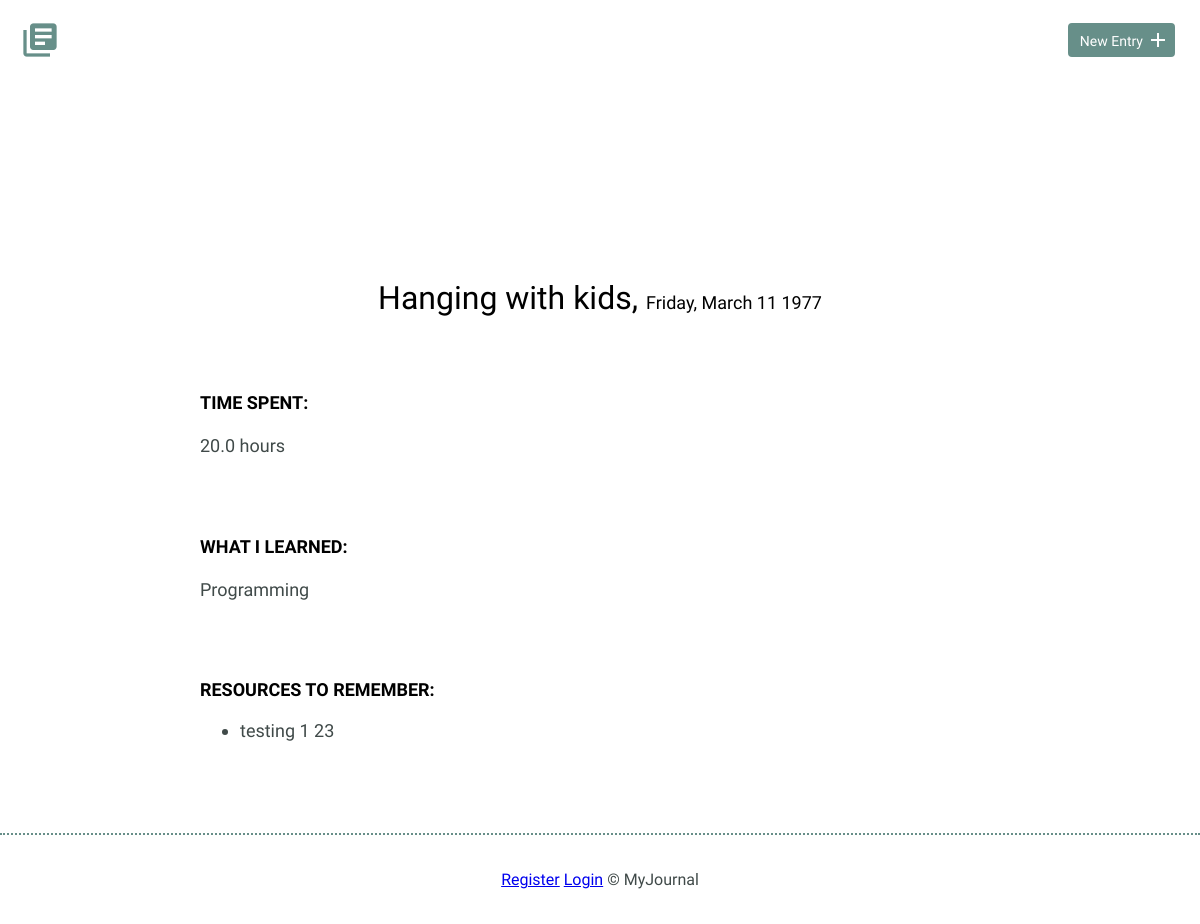
/entries/3, run on the app's committed database.
### models.py (models this page shows, shortened)
class Journal(Model):
    title     =  CharField(max_length=100)
    user = ForeignKeyField(
        model=User,
        related_name='entries'
    )
    entrydate = DateTimeField(default=datetime.datetime.now)
    timespent = FloatField()
    learned   =  CharField(max_length=1000)
    resources = TextField(default=None)
    class Meta:
        database = DATABASE
        order_by = ('-entrydate',)

### app.py (the view)
@app.route('/entries/<int:entry_id>', methods=('GET', 'POST'))
@app.route('/entries')
def entries(entry_id=None):
    if not entry_id:
           entries = models.Journal.select().limit(100)
           return render_template('index.html', entries=entries)
    else:
        entry = models.Journal.get(models.Journal.id == entry_id)
        return render_template('detail.html', entry=entry)

### app.py (called while the page is built)
@app.before_request
def before_request():
    g.db = models.DATABASE
    g.db.connect()
    g.user = current_user

@app.after_request
def after_request(response):
    g.db.close()
    return response

### templates/detail.html (shortened to what this page needs)
{% extends "layout.html" %}
{% from 'macros.html' import render_field %}
{% block content %}
        <section>
            <div class="container">
                <div class="entry-list single">
                    <article>
                        <h2>{{ entry.title }}, <time datetime="{{ entry.entrydate }}">{{ entry.entrydate.strftime('%A, %B %d %Y') }}</time></h2>
                        <div class="entry">
                            <h3>Time Spent: </h3>
                            <p>{{ entry.timespent }} hours</p>
                        </div>
                        <div class="entry">
                            <h3>What I Learned:</h3>
                            <p>{{ entry.learned }}</p>
                        </div>
                        <div class="entry">
                            <h3>Resources to Remember:</h3>
                            <ul>
                                 {% for resource in entry.resources.split("\n") %}
                                    <li>{{ resource }}</li>
                                {% endfor %}
                            </ul>
                        </div>
                    </article>
                </div>
            </div>
        </section>
{% endblock %}

### static/css/site.css (style rules this page uses)
body { font-size: 16px; color: #404a49; font-family: 'Cousine', serif; font-weight: 400; }
.container { margin: 0 auto; padding: 0 25px; }
h1, h2, h3 { margin: 0; font-weight: 400; line-height: 1em; color: #000; }
h2 { font-size: 32px; }
h3 { font-size: 18px; font-family: 'Work Sans', serif; font-weight: 600; text-transform: uppercase; }
p { line-height: 1.8em; font-size: 18px; }
ul li { line-height: 1.8em; font-size: 18px; }
.entry-list, .edit-entry, .new-entry { max-width: 800px; margin: 0 auto; padding: 70px 0 150px 0; }
.entry-list article { margin-bottom: 70px; text-align: center; }
.entry-list article:last-child { margin-bottom: 0; }
.entry-list article h2 { margin-bottom: 8px; }
.entry-list.single { padding-bottom: 70px; }
.entry-list.single time { font-size: 18px; }
.entry { max-width: 800px; margin: 75px auto 0 auto; text-align: left; }
.entry p { margin-bottom: 40px; }

### data on the page
Journal: title "Hanging with kids", entrydate "Friday, March 11 1977", timespent "20.0", learned "Programming", resources "testing 1 23"
